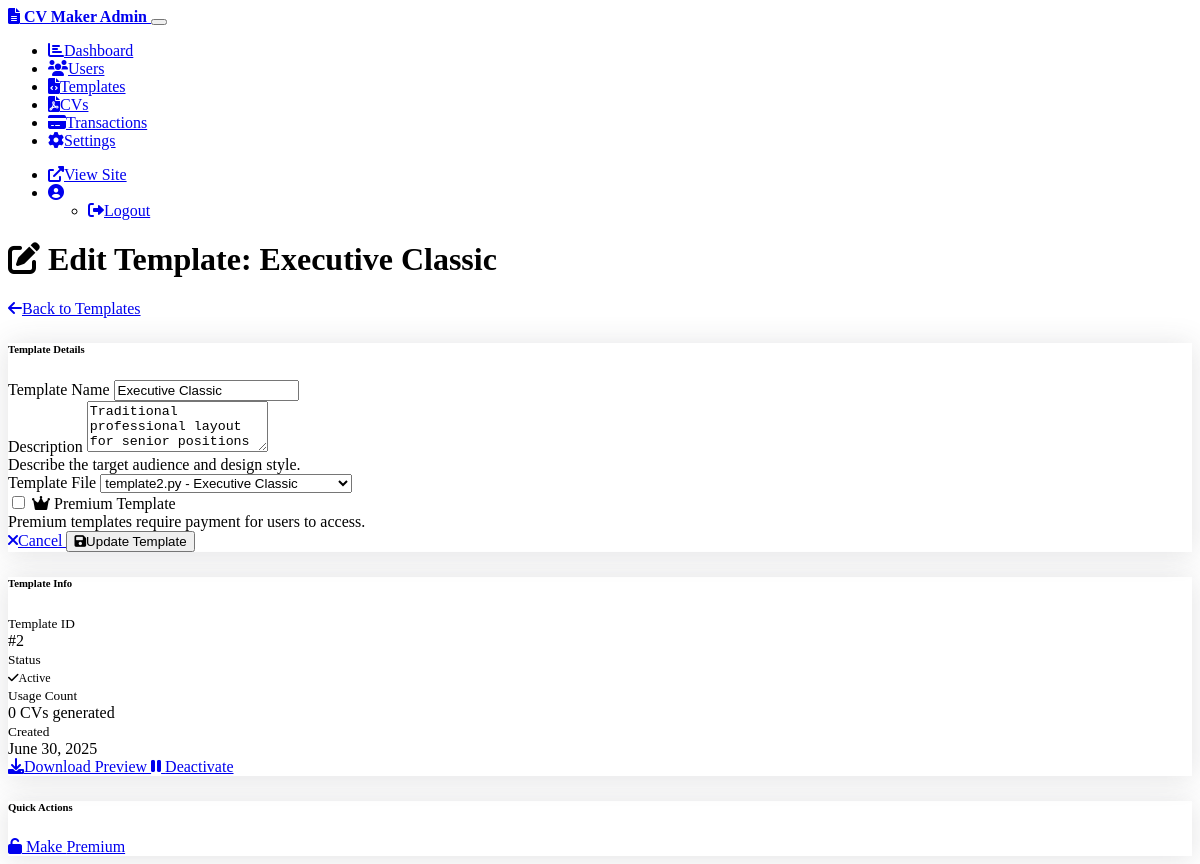
/admin/templates/2/edit, run on the app's committed database.
### models.py (models this page shows, shortened)
class Template(db.Model):
    __tablename__ = 'templates'
    id = Column(Integer, primary_key=True)
    name = Column(String(100), nullable=False)
    description = Column(Text)
    is_premium = Column(Boolean, default=False)
    template_file = Column(String(100), nullable=False)
    is_active = Column(Boolean, default=True)
    created_at = Column(DateTime, default=datetime.utcnow)
    cvs = relationship('CV', backref='template', lazy=True)

### admin_routes.py (the view, shortened to what this page needs)
@admin_bp.route('/templates/<int:template_id>/edit', methods=['GET', 'POST'])
def edit_template(template_id):
    template = Template.query.get_or_404(template_id)
    return render_template('admin/edit_template.html', template=template)

### templates/admin/edit_template.html (shortened to what this page needs)
{% extends "admin/layout.html" %}
{% block content %}
<div class="row">
    <div class="col-12">
        <div class="d-flex justify-content-between align-items-center mb-4">
            <h1 class="h3">
                <i class="fas fa-edit me-2"></i>
                Edit Template: {{ template.name }}
            </h1>
            <a href="{{ url_for('admin.templates') }}" class="btn btn-outline-secondary">
                <i class="fas fa-arrow-left me-1"></i>Back to Templates
            </a>
        </div>
    </div>
</div>
<div class="row">
    <div class="col-lg-8">
        <div class="card">
            <div class="card-header">
                <h6 class="m-0 fw-bold">Template Details</h6>
            </div>
            <div class="card-body">
                <form method="POST">
                    <div class="mb-3">
                        <label for="name" class="form-label">Template Name</label>
                        <input type="text" class="form-control" id="name" name="name"
                               value="{{ template.name }}" required>
                    </div>
                    <div class="mb-3">
                        <label for="description" class="form-label">Description</label>
                        <textarea class="form-control" id="description" name="description"
                                  rows="3">{{ template.description or '' }}</textarea>
                        <div class="form-text">Describe the target audience and design style.</div>
                    </div>
                    <div class="mb-3">
                        <label for="template_file" class="form-label">Template File</label>
                        <select class="form-select" id="template_file" name="template_file" required>
                            <option value="template2.py" {% if template.template_file == 'template2.py' %}selected{% endif %}>template2.py - Executive Classic</option>
                        </select>
                    </div>
                    <div class="mb-4">
                        <div class="form-check form-switch">
                            <input class="form-check-input" type="checkbox" id="is_premium" name="is_premium"
                                   {% if template.is_premium %}checked{% endif %}>
                            <label class="form-check-label" for="is_premium">
                                <i class="fas fa-crown me-1 text-warning"></i>
                                Premium Template
                            </label>
                            <div class="form-text">Premium templates require payment for users to access.</div>
                        </div>
                    </div>
                    <div class="d-flex justify-content-between">
                        <a href="{{ url_for('admin.templates') }}" class="btn btn-outline-secondary">
                            <i class="fas fa-times me-1"></i>Cancel
                        </a>
                        <button type="submit" class="btn btn-primary">
                            <i class="fas fa-save me-1"></i>Update Template
                        </button>
                    </div>
                </form>
            </div>
        </div>
    </div>
    <div class="col-lg-4">
        <div class="card">
            <div class="card-header">
                <h6 class="m-0 fw-bold">Template Info</h6>
            </div>
            <div class="card-body">
                <div class="mb-3">
                    <small class="text-muted">Template ID</small>
                    <div class="fw-bold">#{{ template.id }}</div>
                </div>
                <div class="mb-3">
                    <small class="text-muted">Status</small>
                    <div>
                        {% if template.is_active %}
                            <span class="badge bg-success">
                                <i class="fas fa-check me-1"></i>Active
                            </span>
                        {% else %}
                            <span class="badge bg-danger">
                                <i class="fas fa-times me-1"></i>Inactive
                            </span>
                        {% endif %}
                    </div>
                </div>
                <div class="mb-3">
                    <small class="text-muted">Usage Count</small>
                    <div class="fw-bold">{{ template.cvs|length }} CVs generated</div>
                </div>
                <div class="mb-3">
                    <small class="text-muted">Created</small>
                    <div>{{ template.created_at.strftime('%B %d, %Y') if template.created_at else 'N/A' }}</div>
                </div>
                <div class="d-grid gap-2">
                    <a href="{{ url_for('admin.preview_template', template_id=template.id) }}"
                       class="btn btn-outline-primary btn-sm" target="_blank">
                        <i class="fas fa-download me-1"></i>Download Preview
                    </a>
                    <a href="{{ url_for('admin.toggle_template', template_id=template.id) }}"
                       class="btn btn-outline-{% if template.is_active %}warning{% else %}success{% endif %} btn-sm">
                        <i class="fas fa-{% if template.is_active %}pause{% else %}play{% endif %} me-1"></i>
                        {% if template.is_active %}Deactivate{% else %}Activate{% endif %}
                    </a>
                </div>
            </div>
        </div>
        <div class="card mt-3">
            <div class="card-header">
                <h6 class="m-0 fw-bold">Quick Actions</h6>
            </div>
            <div class="card-body">
                <div class="d-grid gap-2">
                    <a href="{{ url_for('admin.toggle_premium', template_id=template.id) }}"
                       class="btn btn-outline-{% if template.is_premium %}warning{% else %}success{% endif %} btn-sm">
                        <i class="fas fa-{% if template.is_premium %}crown{% else %}unlock{% endif %} me-1"></i>
                        Make {% if template.is_premium %}Free{% else %}Premium{% endif %}
                    </a>
                </div>
            </div>
        </div>
    </div>
</div>
{% endblock %}

### static/css/admin.css (style rules this page uses)
.card { box-shadow: 0 0.15rem 1.75rem 0 rgba(58, 59, 69, 0.15); border: 1px solid var(--bs-border-color); }
.card-header { background-color: var(--bs-secondary-bg); border-bottom: 1px solid var(--bs-border-color); }
.badge { font-size: 0.75rem; }
.text-warning { color: var(--bs-warning) !important; }

### data on the page
Template: name "Executive Classic", description "Traditional professional layout for senior positions", template_file "template2.py - Executive Classic", id "2", created_at "June 30, 2025"

### other printed values
{{ template.cvs|length }} "0"
